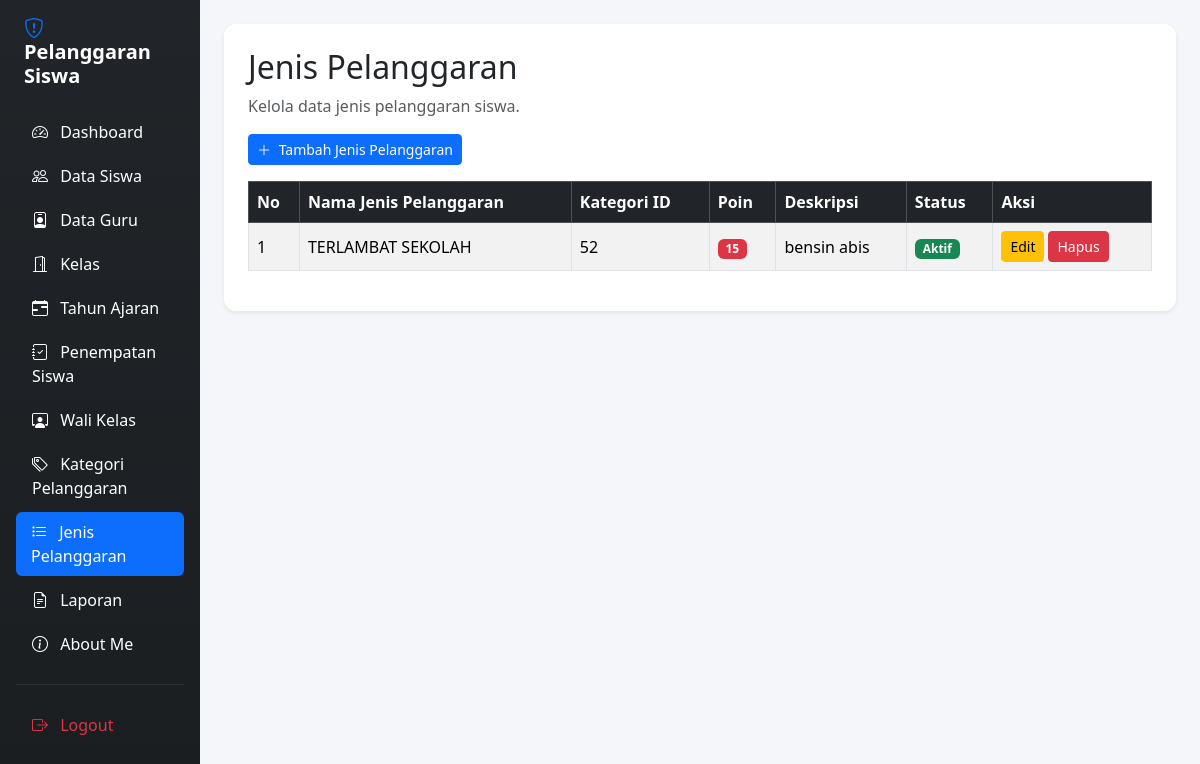
Page /jenis_pelanggaran.php (signed in) on the committed database.
### tables this page shows
CREATE TABLE `t_pelanggaran` (
  `id` int(11) NOT NULL,
  `pelanggaran_kategori_id` int(11) DEFAULT NULL,
  `kode` varchar(30) DEFAULT NULL,
  `nama` varchar(150) DEFAULT NULL,
  `poin` int(11) NOT NULL,
  `deskripsi` text NOT NULL,
  `status_aktif` tinyint(1) NOT NULL,
  `created_at` timestamp NOT NULL DEFAULT current_timestamp(),
  `updated_at` timestamp NOT NULL DEFAULT current_timestamp()
);

### jenis_pelanggaran.php (the view, shortened to what this page needs)
<?php
include "config/koneksi.php";
$hasil_kolom = mysqli_query($koneksi, "SHOW COLUMNS FROM t_pelanggaran");
$kolom_tersedia = [];
while ($kolom = mysqli_fetch_assoc($hasil_kolom)) {
    $kolom_tersedia[] = $kolom['Field'];
}
function cariKolom($daftar, $pilihan) {
    foreach ($pilihan as $kolom) {
        if (in_array($kolom, $daftar, true)) {
            return $kolom;
        }
    }
    return null;
}
$kolom_nama = cariKolom($kolom_tersedia, [
    'nama', 'nama_pelanggaran', 'nama_jenis', 'jenis_pelanggaran'
]);
$kolom_kategori = cariKolom($kolom_tersedia, [
    'pelanggaran_kategori_id', 'kategori_id', 'id_kategori'
]);
$kolom_poin = cariKolom($kolom_tersedia, [
    'poin', 'poin_pelanggaran', 'jumlah_poin'
]);
$kolom_deskripsi = cariKolom($kolom_tersedia, [
    'deskripsi', 'keterangan'
]);
$kolom_status = cariKolom($kolom_tersedia, [
    'status_aktif', 'status'
]);
$sql = "SELECT * FROM t_pelanggaran ORDER BY id DESC";
$query = mysqli_query($koneksi, $sql);
?>
<!DOCTYPE html>
<html lang="id">
<head>
    <link href="https://cdn.jsdelivr.net/npm/bootstrap@5.3.3/dist/css/bootstrap.min.css"
          rel="stylesheet">
    <link href="https://cdn.jsdelivr.net/npm/bootstrap-icons@1.11.3/font/bootstrap-icons.min.css"
          rel="stylesheet">
    <link href="https://cdn.datatables.net/2.3.4/css/dataTables.bootstrap5.min.css"
          rel="stylesheet">
</head>
<body>
<div class="container-fluid">
    <div class="row">
        <div class="col-md-3 col-lg-2 sidebar p-3 min-vh-100">
            <h4 class="text-white mb-4 fw-bold fs-5 px-2">
                <i class="bi bi-shield-exclamation text-primary me-2"></i> Pelanggaran Siswa
            </h4>
            <ul class="nav nav-pills flex-column gap-1">
                <li class="nav-item">
                    <a href="dashboard.php" class="nav-link text-white">
                        <i class="bi bi-speedometer2 me-2"></i> Dashboard
                    </a>
                </li>
                <li class="nav-item">
                    <a href="data_siswa.php" class="nav-link text-white">
                        <i class="bi bi-people me-2"></i> Data Siswa
                    </a>
                </li>
                <li class="nav-item">
                    <a href="data_guru.php" class="nav-link text-white">
                        <i class="bi bi-person-badge me-2"></i> Data Guru
                    </a>
                </li>
                <li class="nav-item">
                    <a href="kelas.php" class="nav-link text-white">
                        <i class="bi bi-door-open me-2"></i> Kelas
                    </a>
                </li>
                <li class="nav-item">
                    <a href="tahun_ajaran.php" class="nav-link text-white">
                        <i class="bi bi-calendar-range me-2"></i> Tahun Ajaran
                    </a>
                </li>
                <li class="nav-item">
                    <a href="penempatan_siswa.php" class="nav-link text-white">
                        <i class="bi bi-journal-check me-2"></i> Penempatan Siswa
                    </a>
                </li>
                <li class="nav-item">
                    <a href="wali_kelas.php" class="nav-link text-white">
                        <i class="bi bi-person-workspace me-2"></i> Wali Kelas
                    </a>
                </li>
                <li class="nav-item">
                    <a href="kategori_pelanggaran.php" class="nav-link text-white">
                        <i class="bi bi-tags me-2"></i> Kategori Pelanggaran
                    </a>
                </li>
                <li class="nav-item">
                    <a href="jenis_pelanggaran.php"
                       class="nav-link active"
                       aria-current="page">
                        <i class="bi bi-list-task me-2"></i> Jenis Pelanggaran
                    </a>
                </li>
                <li class="nav-item">
                    <a href="laporan.php" class="nav-link text-white">
                        <i class="bi bi-file-earmark-text me-2"></i> Laporan
                    </a>
                </li>
                <li class="nav-item">
                    <a href="aboutme.php" class="nav-link text-white">
                        <i class="bi bi-info-circle me-2"></i> About Me
                    </a>
                </li>
                <hr class="text-secondary my-3">
                <li class="nav-item">
                    <a href="logout.php" class="nav-link text-danger">
                        <i class="bi bi-box-arrow-right me-2"></i> Logout
                    </a>
                </li>
            </ul>
        </div>
        <main class="col-md-9 col-lg-10 p-4">
            <div class="card shadow-sm p-4 bg-white">
                <h2>Jenis Pelanggaran</h2>
                <p class="text-muted">
                    Kelola data jenis pelanggaran siswa.
                </p>
                <div class="mb-3 no-print">
                    <a href="tambah_jenis_pelanggaran.php"
                       class="btn btn-primary btn-sm">
                        <i class="bi bi-plus-lg me-1"></i> Tambah Jenis Pelanggaran
                    </a>
                </div>
                <div class="table-responsive">
                    <table id="tabelJenis"
                           class="table table-bordered table-striped table-hover w-100 align-middle">
                        <thead class="table-dark">
                            <tr>
                                <th>No</th>
                                <th>Nama Jenis Pelanggaran</th>
                                <?php if ($kolom_kategori) { ?>
                                    <th>Kategori ID</th>
                                <?php } ?>
                                <?php if ($kolom_poin) { ?>
                                    <th>Poin</th>
                                <?php } ?>
                                <?php if ($kolom_deskripsi) { ?>
                                    <th>Deskripsi</th>
                                <?php } ?>
                                <?php if ($kolom_status) { ?>
                                    <th>Status</th>
                                <?php } ?>
                                <th>Aksi</th>
                            </tr>
                        </thead>
                        <tbody>
                            <?php
                            $no = 1;
                            while ($row = mysqli_fetch_assoc($query)) {
                            ?>
                                <tr>
                                    <td><?= $no++; ?></td>
                                    <td>
                                        <?= htmlspecialchars(
                                            (string) (
                                                $kolom_nama
                                                    ? ($row[$kolom_nama] ?? '-')
                                                    : '-'
                                            )
                                        ); ?>
                                    </td>
                                    <?php if ($kolom_kategori) { ?>
                                        <td>
                                            <?= htmlspecialchars(
                                                (string) ($row[$kolom_kategori] ?? '-')
                                            ); ?>
                                        </td>
                                    <?php } ?>
                                    <?php if ($kolom_poin) { ?>
                                        <td>
                                            <span class="badge bg-danger">
                                                <?= htmlspecialchars(
                                                    (string) ($row[$kolom_poin] ?? 0)
                                                ) ?>
                                            </span>
                                        </td>
                                    <?php } ?>
                                    <?php if ($kolom_deskripsi) { ?>
                                        <td>
                                            <?= nl2br(htmlspecialchars(
                                                (string) ($row[$kolom_deskripsi] ?? '-')
                                            )); ?>
                                        </td>
                                    <?php } ?>
                                    <?php if ($kolom_status) { ?>
                                        <td>
                                            <?php
                                            $status = $row[$kolom_status] ?? 0;
                                            if (
                                                $kolom_status === 'status'
                                                && !is_numeric($status)
                                            ) {
                                                $aktif = strtolower((string)$status) === 'aktif';
                                            } else {
                                                $aktif = (int)$status === 1;
                                            }
                                            ?>
                                            <?php if ($aktif) { ?>
                                                <span class="badge bg-success">
                                                    Aktif
                                                </span>
                                            <?php } else { ?>
                                                <span class="badge bg-secondary">
                                                    Tidak Aktif
                                                </span>
                                            <?php } ?>
                                        </td>
                                    <?php } ?>
                                    <td>
                                        <div class="d-flex gap-1">
                                            <a href="edit_jenis_pelanggaran.php?id=<?= (int)$row['id']; ?>"
                                               class="btn btn-warning btn-sm">
                                                Edit
                                            </a>
                                            <a href="hapus_jenis_pelanggaran.php?id=<?= (int)$row['id']; ?>"
                                               class="btn btn-danger btn-sm"
                                               onclick="return confirm('Yakin ingin menghapus jenis pelanggaran ini?');">
                                                Hapus
                                            </a>
                                        </div>
                                    </td>
                                </tr>
                            <?php } ?>
                        </tbody>
                    </table>
                </div>
            </div>
        </main>
    </div>
</div>
</body>
</html>

### jenis_pelanggaran.php (style rules this page uses)
body { background-color: #f4f6f9; }
.nav-link { transition: all 0.3s ease; border-radius: 6px; }
.nav-link:hover, .nav-link.active { background-color: #0d6efd !important; color: white !important; padding-left: 15px; }
#tabelJenis th, #tabelJenis td { vertical-align: middle; }
.card { border: none; border-radius: 12px; }
.sidebar { background: linear-gradient(180deg, #212529 0%, #1a1e21 100%); }

### rows in the picture
t_pelanggaran: nama "TERLAMBAT SEKOLAH", pelanggaran_kategori "52", poin "15", deskripsi "bensin abis", status_aktif "Aktif"
